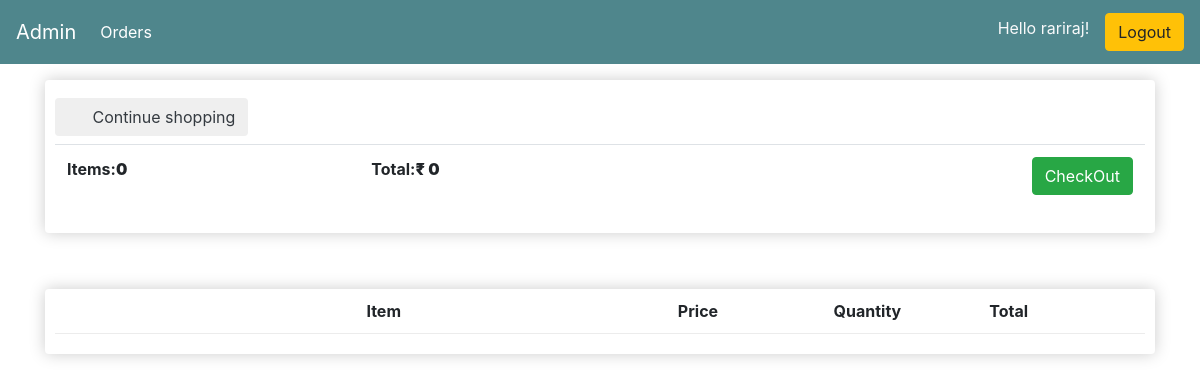
The app's page /cart (signed in), older data.
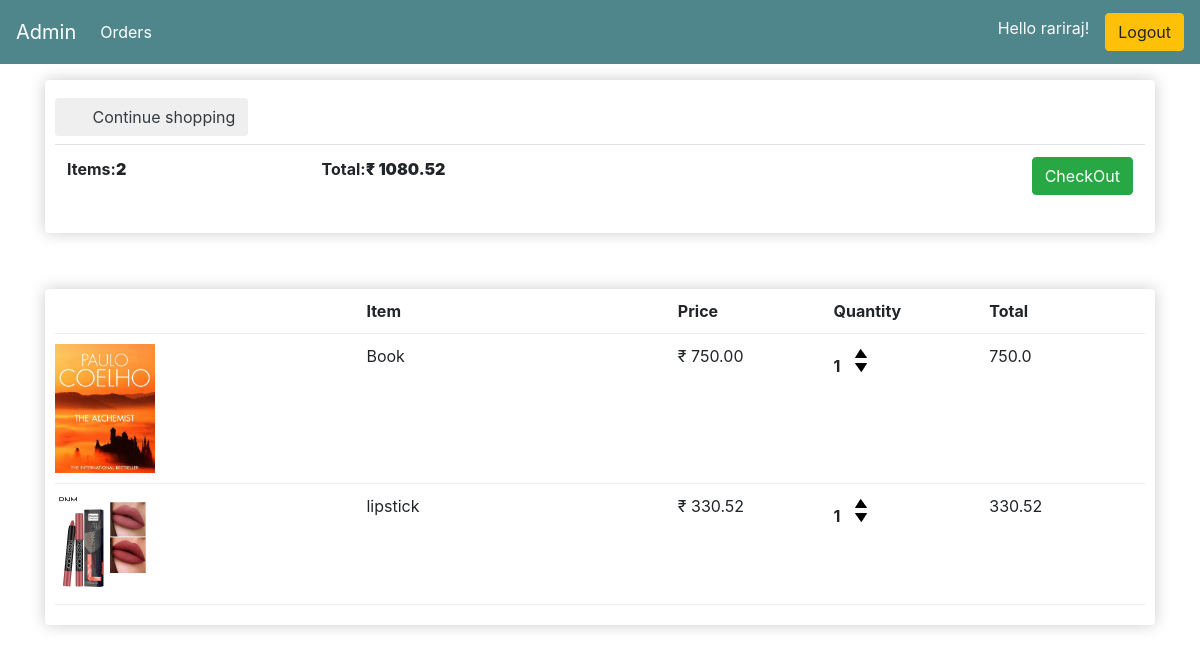
The same page, newer data.
### store/models.py (models this page shows, shortened)
class Order(models.Model):
    customer=models.ForeignKey(Customer,on_delete=models.SET_NULL,null=True,blank=True)
    date_ordered=models.DateTimeField(auto_now_add=True)
    complete=models.BooleanField(default=False)
    transaction_id=models.CharField(max_length=100,null=True)
    @property
    def get_cart_total(self):
        orderitems=self.orderitem_set.all()
        total=0
        for item in orderitems:
            total=total+item.get_total
        return total
    @property
    def get_cart_items(self):
        orderitems=self.orderitem_set.all()
        total=sum([item.quantity for item in orderitems])
        return total

class OrderItem(models.Model):
    product=models.ForeignKey(Product,on_delete=models.SET_NULL,null=True)
    order=models.ForeignKey(Order,on_delete=models.SET_NULL,null=True)
    quantity=models.IntegerField(default=0,null=True,blank=True)
    date_added=models.DateTimeField(auto_now_add=True)
    @property
    def get_total(self):
        total=self.quantity * self.product.price
        return total

class Product(models.Model):
    name=models.CharField(max_length=200)
    price=models.FloatField()
    digital=models.BooleanField(default=False,null=True,blank=True)
    image=models.ImageField(null=True,blank=True)
    @property
    def imageURL(self):
        try:
            url=self.image.url
        except:
            url=''
        return url

### store/views.py (the view)
# urls.py: path('cart',views.cart,name='cart'),
def cart(request):
    data = cartData(request)
    cartItems = data['cartItems']
    order = data['order']
    items = data['items']
    context={'items':items,'order':order,'cartItems':cartItems}
    return render(request,'cart.html',context)

### store/utils.py (called while the page is built)
def cartData(request):
    if request.user.is_authenticated:
        customer=request.user.customer
        order , created =Order.objects.get_or_create(customer=customer,complete=False)
        items=order.orderitem_set.all()
        cartItems = order.get_cart_items
    else:
        cookieData = cookieCart(request)
        cartItems = cookieData['cartItems']
        order = cookieData['order']
        items = cookieData['items']
    return {'cartItems':cartItems, 'order':order, 'items':items}

### templates/cart.html (shortened to what this page needs)
{% extends 'base.html'%}
{% load static %}
{% block body %}
<div class="container my-3">
    <div class="my-3 box_element">
     <button class="btn btn-outline-bg-dark my-2"><a href="{% url 'store' %}" class="text-dark"><img id="arrow" src="{% static 'images/back_arrow.png' %}" >  Continue shopping</a></button>
     <table class="table">
         <tr>
             <th>Items:<strong>{{order.get_cart_items}}</strong></th>
             <th>Total:<strong>&#8377; {{order.get_cart_total}}</strong></th>
             <th>
                <a href="{% url 'checkout' %}" class="btn btn-success" style="float:right;">CheckOut</a>
             </th>
         </tr>
     </table>
    </div>
    <br>
    <div class="box_element my-3">
        <div class="cart_row">
            <div style="flex:2;"><strong></strong></div>
            <div style="flex:2;"><strong>Item</strong></div>
            <div style="flex:1;"><strong>Price</strong></div>
            <div style="flex:1;" ><strong>Quantity</strong></div>
            <div style="flex:1;"><strong>Total</strong></div>
        </div>
        {% for item in items %}
        <div class="cart_row">
            <div style="flex:2;"><img class="row_image" src="{{item.product.imageURL}}"></div>
            <div style="flex:2;">{{item.product.name}}</div>
            <div style="flex:1;">&#8377; {{item.product.price|floatformat:2}}</div>
            <div style="flex:1;" ><p class="quantity">{{item.quantity}}</p>
                <div class="quantity ">
                    <img data-product={{item.product.id}} data-action="add" class="chg-quantity update-cart" src="{% static  'images/arrow-up.png' %}">
                    <img data-product={{item.product.id}} data-action="remove" class="chg-quantity update-cart" src="{% static  'images/arrow-down.png' %}">
                </div></div>
            <div style="flex:1;"><p>{{item.get_total}}</p></div>
        </div>
        {% endfor %}
    </div>
</div>
{% endblock body %}

Row changes from the older to the newer data that the page shows:
changed through a linked row, Order: get_cart_items "0" → "2"; get_cart_total "0" → "1080.52"
added OrderItem: product.imageURL (picture), product.name "Book", product.price "750.00", quantity "1", get_total "750.0"
added OrderItem: product.imageURL (picture), product.name "lipstick", product.price "330.52", quantity "1", get_total "330.52"
